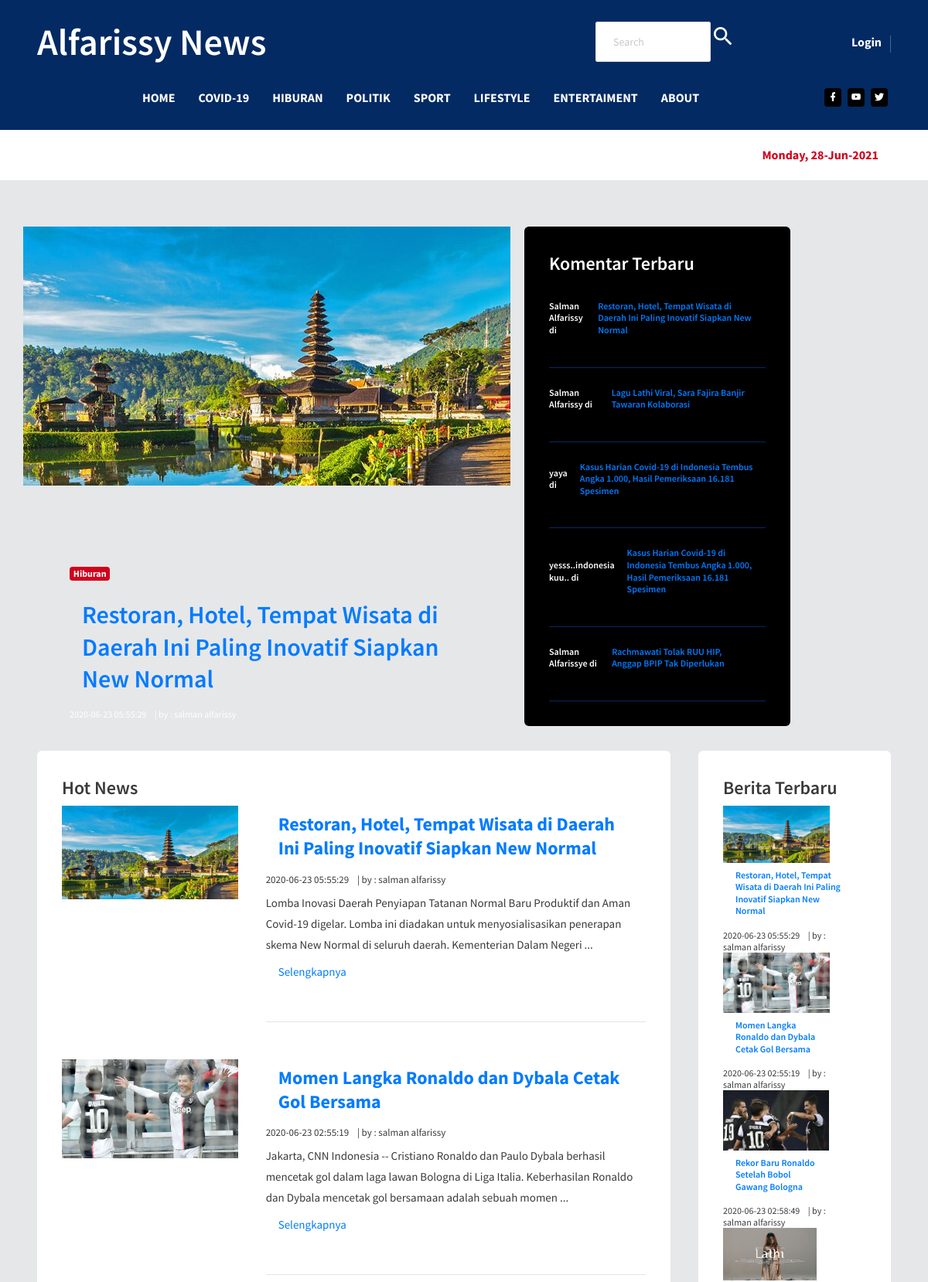
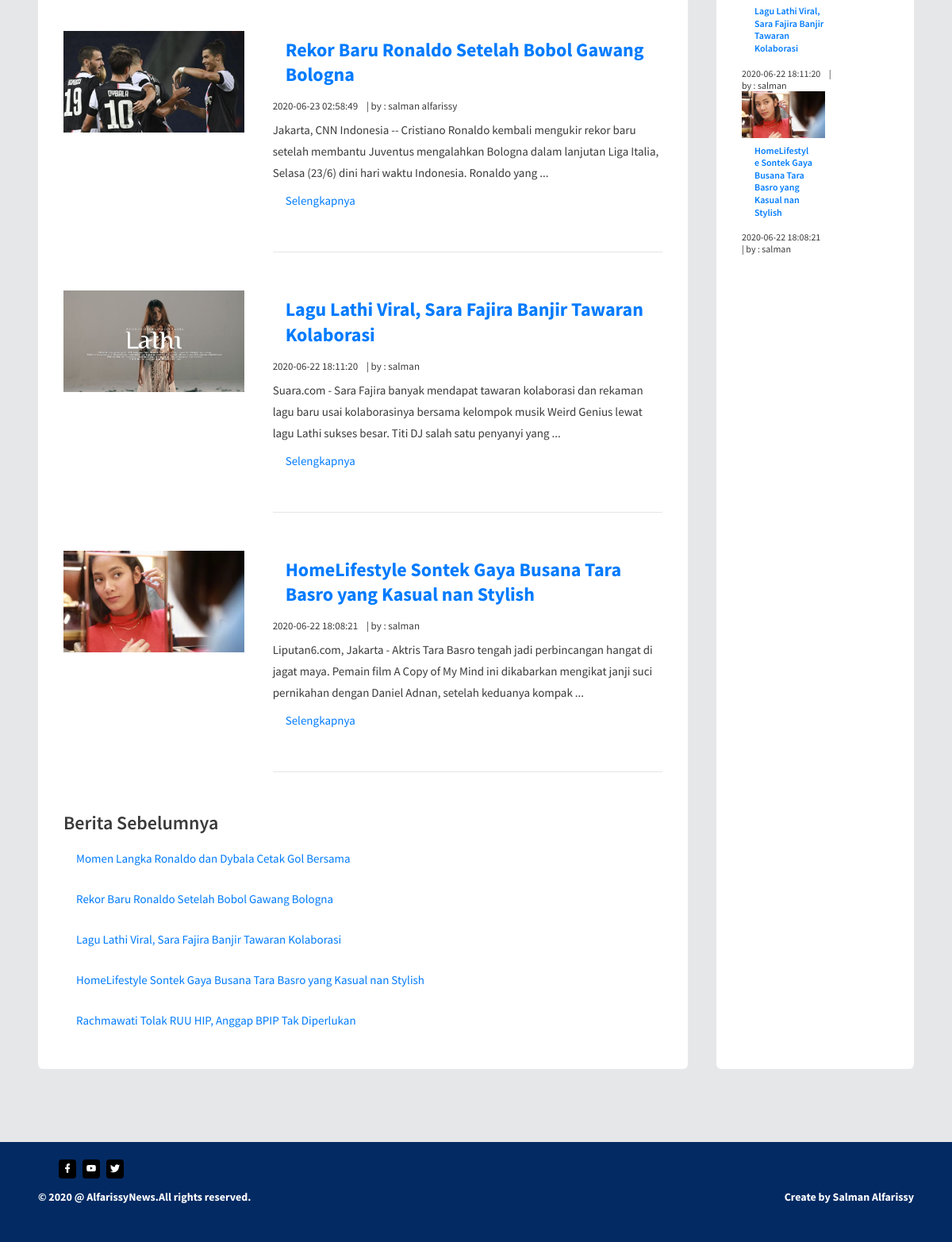
The page / on the database its author committed (2 pictures, top to bottom).
### tables this page shows
CREATE TABLE `kategori` (
  `id` int(11) NOT NULL,
  `nama_kategori` varchar(50) NOT NULL,
  `keterangan` varchar(100) NOT NULL
);

CREATE TABLE `berita` (
  `id_berita` int(11) NOT NULL,
  `id_kategori` int(11) NOT NULL,
  `id_user` int(11) NOT NULL,
  `judul` varchar(100) NOT NULL,
  `isi_berita` text NOT NULL,
  `gambar` varchar(100) NOT NULL,
  `tgl_posting` timestamp NOT NULL DEFAULT current_timestamp() ON UPDATE current_timestamp()
);

CREATE TABLE `user` (
  `id` int(11) NOT NULL,
  `username` varchar(50) NOT NULL,
  `password` varchar(50) NOT NULL,
  `level` varchar(50) NOT NULL
);

CREATE TABLE `komentar` (
  `id_komentar` int(11) NOT NULL,
  `id_berita` int(11) NOT NULL,
  `nama` varchar(100) NOT NULL,
  `email` varchar(100) NOT NULL,
  `isi_komentar` tinytext NOT NULL,
  `data_create` timestamp NOT NULL DEFAULT current_timestamp() ON UPDATE current_timestamp()
);

### berita.php (the view, shortened to what this page needs)
<?php
include "admin/koneksi.php";
if($_GET['module']==''){
    if ($_GET['idkat']=='') {
         echo "<h2>Hot News</h2>";
	$terkini = mysqli_query($koneksi, "SELECT * FROM berita ORDER BY id_berita DESC LIMIT 5");
	while($t=mysqli_fetch_array($terkini)){
		$u = mysqli_query($koneksi, "SELECT * FROM user WHERE id='$t[id_user]'");
		$nu = mysqli_fetch_array($u);
                $m = mysqli_query($koneksi, "SELECT * FROM berita where id_berita ='$t[id_berita]'");
                $nm = mysqli_fetch_array($m);
                $isi_berita = htmlentities(strip_tags($t['isi_berita']));
		$isi = substr($isi_berita,0,210);
		$isi= substr($isi_berita,0,strrpos($isi," "));
		if($t['gambar']!=''){
                    echo "<div class='row'>
                      <div class='col-sm-4 grid-margin'>
                        <div class='position-relative'>
                          <div class='rotate-img'>
                            <img
                              src='admin/foto_berita/$t[gambar]'
                              alt='thumb'
                              class='img-fluid'
                            />
                          </div>
                          <div class='badge-positioned'>
                          </div>
                        </div>
                      </div>
                      <div class='col-sm-8  grid-margin'>
                        <a class='nav-link' href=?module=detailberita&id=$t[id_berita]&uid=$t[id_user]&vw=1&kl=$nm[id_kategori]><h2 class='mb-2 font-weight-600'>
                          $t[judul]
                        </h2></a>
                        <div class='fs-13 mb-2'>
                          <span class='mr-2'>$t[tgl_posting] </span> | by : $nu[username]
                        </div>
                        <p class='mb-0'>
                          $isi ... <a class = 'nav-link' href=?module=detailberita&id=$t[id_berita]&uid=$t[id_user]&vw=1&kl=$nm[id_kategori]>Selengkapnya</a> <br><hr color=white>
                        </p>
                      </div>
                    </div>";
		}
	}
	echo "<h2>Berita Sebelumnya</h2>";
	$sebelum=mysqli_query($koneksi,"SELECT * FROM berita ORDER BY id_berita DESC LIMIT 1,5");
	while ($s=mysqli_fetch_array($sebelum)){
		echo "<p><a class='nav-link' href=?module=detailberita&id=$s[id_berita]&uid=$s[id_user]&vw=1&kl=$nm[id_kategori]>$s[judul]</a></p>";
	}
    }else if($_GET['idkat']!= null){
         echo "<h2>$_GET[n]</h2>";
	$terkini = mysqli_query($koneksi, "SELECT * FROM berita where id_kategori = '$_GET[idkat]'");
	while($t=mysqli_fetch_array($terkini)){
		$u = mysqli_query($koneksi, "SELECT * FROM user WHERE id='$t[id_user]'");
		$nu = mysqli_fetch_array($u);
                $m = mysqli_query($koneksi, "SELECT * FROM berita where id_berita ='$t[id_berita]'");
                $nm = mysqli_fetch_array($m);
		$_SESSION['idberita']=$t['id_berita'];
		$_SESSION['iduser']=$t['id_user'];
                $isi_berita = htmlentities(strip_tags($t['isi_berita']));
		$isi = substr($isi_berita,0,210);
		$isi= substr($isi_berita,0,strrpos($isi," "));
		if($t['gambar']!=''){
                    echo "<div class='row'>
                      <div class='col-sm-4 grid-margin'>
                        <div class='position-relative'>
                          <div class='rotate-img'>
                            <img
                              src='admin/foto_berita/$t[gambar]'
                              alt='thumb'
                              class='img-fluid'
                            />
                          </div>
                          <div class='badge-positioned'>
                          </div>
                        </div>
                      </div>
                      <div class='col-sm-8  grid-margin'>
                        <a class='nav-link' href=?module=detailberita&id=$t[id_berita]&uid=$t[id_user]&vw=1&kl=$nm[id_kategori]><h2 class='mb-2 font-weight-600'>
                          $t[judul]
                        </h2></a>
                        <div class='fs-13 mb-2'>
                          <span class='mr-2'>$t[tgl_posting] </span> | by : $nu[username]
                        </div>
                        <p class='mb-0'>
                          $isi ... <a class = 'nav-link' href=?module=detailberita&id=$t[id_berita]&uid=$t[id_user]&vw=1&kl=$nm[id_kategori]>Selengkapnya</a> <br><hr color=white>
                        </p>
                      </div>
                    </div>";
		}
	}
	echo "<h2>Berita Sebelumnya</h2>";
	$sebelum=mysqli_query($koneksi,"SELECT * FROM berita ORDER BY id_berita DESC LIMIT 1,5");
	while ($s=mysqli_fetch_array($sebelum)){
		echo "<p><a class='nav-link' href=?module=detailberita&id=$s[id_berita]&uid=$s[id_user]&vw=1&kl=$nm[id_kategori]>$s[judul]</a></p>";
	}
    }
}
?>

### index.php (shortened to what this page needs)
<!DOCTYPE html>
<html lang="zxx">
  <head>
    <link
      rel="stylesheet"
      href="./assets/vendors/mdi/css/materialdesignicons.min.css"
    />
    <link rel="stylesheet" href="assets/vendors/aos/dist/aos.css/aos.css" />
    <link rel="stylesheet" href="assets/css/style.css">
  </head>
  <body>
    <div class="container-scroller">
      <div class="main-panel">
        <?php
        include_once 'Header.php';
        ?>
        <div class="content-wrapper">
          <div class="container">
            <div class="row" data-aos="fade-up">
                <?php
                        include_once './main.php';
                ?>
            </div>
            <div class="row" data-aos="fade-up">
              <div class="col-lg-9 stretch-card grid-margin">
                <div class="card">
                  <div class="card-body">
                      <?php
                        include_once './berita.php';
                       ?>
                  </div>
                </div>
              </div>
                <?php
                       include_once './Sidebar1.php';
                ?>
            </div>
          </div>
        </div>
        <footer>
          <div class="footer-bottom">
            <div class="container">
              <div class="row">
                <div class="col-sm-12">
                    <ul class="social-media mb-3">
                    <li>
                      <a href="https://web.facebook.com">
                        <i class="mdi mdi-facebook"></i>
                      </a>
                    </li>
                    <li>
                      <a href="https://www.youtube.com">
                        <i class="mdi mdi-youtube"></i>
                      </a>
                    </li>
                    <li>
                      <a href="https://twitter.com">
                        <i class="mdi mdi-twitter"></i>
                      </a>
                    </li>
                  </ul>
                  <div class="d-sm-flex justify-content-between align-items-center">
                    <div class="fs-14 font-weight-600">
                      © 2020 @ <a class="text-white"> AlfarissyNews</a>.All rights reserved.
                    </div>
                    <div class="fs-14 font-weight-600">
                      Create by <a class="text-white">Salman Alfarissy</a>
                    </div>
                  </div>
                </div>
              </div>
            </div>
          </div>
        </footer>
      </div>
    </div>
  </body>
</html>

### Header.php (shortened to what this page needs)
<!DOCTYPE html>
<html lang="zxx">
  <head>
    <link
      rel="stylesheet"
      href="./assets/vendors/mdi/css/materialdesignicons.min.css"
    />
    <link rel="stylesheet" href="assets/vendors/aos/dist/aos.css/aos.css" />
    <link rel="stylesheet" href="assets/css/style.css">
  </head>
  <body>
    <div class="container-scroller">
      <div class="main-panel">
        <header id="header">
          <div class="container">
            <nav class="navbar navbar-expand-lg navbar-light">
              <div class="navbar-top">
                <div class="d-flex justify-content-between align-items-center">
                    <div class="banner-content">
                        <font size="10px" color=white>Alfarissy News</font>
                    </div>
                  <ul class="navbar-top-right-menu">
                    <li class="nav-item">
                        <input class="form-control form-control-drak w-100" type="text" placeholder="Search" aria-label="Search">
                      <a href="#" class="nav-link w-100"><h1 class="mdi mdi-magnify w-100"></h1></a>
                    </li>
                    <li class="nav-item">
                      <a href="admin/signin.php" class="nav-link">Login</a>
                    </li>
                  </ul>
                </div>
              </div>
              <div class="navbar-bottom">
                <div class="d-flex justify-content-between align-items-center">
                  <div>
                    <div
                      class="navbar-collapse justify-content-center collapse"
                      id="navbarSupportedContent"
                    >
                      <ul
                        class="navbar-nav d-lg-flex justify-content-between align-items-center"
                      >
                        <li class="nav-item active">
                          <a class="nav-link" href="index.php?page=home">Home</a>
                        </li>
<?php
include "admin/koneksi.php";
         $pilih = mysqli_query($koneksi, "SELECT * FROM kategori");
                while($p=mysqli_fetch_array($pilih)){
                    echo "<li class='nav-item'>
                          <a class='nav-link' href='index.php?idkat=$p[id]&n=$p[nama_kategori]'>$p[nama_kategori]</a>
                        </li>";
	}
?>
                        <li class="nav-item">
                      <a href="index.php?page=about" class="nav-link">About</a>
                    </li>
                      </ul>
                    </div>
                  </div>
                  <ul class="social-media">
                    <li>
                      <a href="https://web.facebook.com">
                        <i class="mdi mdi-facebook"></i>
                      </a>
                    </li>
                    <li>
                      <a href="https://www.youtube.com">
                        <i class="mdi mdi-youtube"></i>
                      </a>
                    </li>
                    <li>
                      <a href="https://twitter.com">
                        <i class="mdi mdi-twitter"></i>
                      </a>
                    </li>
                  </ul>
                </div>
              </div>
            </nav>
          </div>
        </header>
        <div class="flash-news-banner">
          <div class="container">
            <div class="d-lg-flex align-items-center justify-content-between">
              <div class="d-flex">
                <span class="mr-3 text-danger">
                    <?php
                    echo date('l, d-M-Y');
                  ?>
                </span>
              </div>
            </div>
          </div>
        </div>
      </div>
    </div>
  </body>
</html>

### main.php (shortened to what this page needs)
<?php
$page=isset($_GET['page']) ? $_GET['page'] : 'home';
if ($page=='home') include 'home.php';
?>

### home.php (shortened to what this page needs)
<!DOCTYPE html>
<?php
include "admin/koneksi.php";
         if($_GET['module']==''){
         $terkini = mysqli_query($koneksi, "SELECT * FROM berita ORDER BY id_berita DESC LIMIT 1");
                while($t=mysqli_fetch_array($terkini)){
		$u = mysqli_query($koneksi, "SELECT * FROM user WHERE id='$t[id_user]'");
		$c = mysqli_query($koneksi, "SELECT * FROM kategori WHERE id='$t[id_kategori]'");
		$nu = mysqli_fetch_array($u);
		$nc = mysqli_fetch_array($c);
                $m = mysqli_query($koneksi, "SELECT * FROM berita where id_berita ='$t[id_berita]'");
                $nm = mysqli_fetch_array($m);
		if($t['gambar']!=''){
                    echo "
                <div class='position-relative'>
                  <img
                    src='admin/foto_berita/$t[gambar]'
                    alt='banner'
                    class='img-fluid '
                  />
                  <div class='banner-content'>
                    <div class='badge badge-danger fs-12 font-weight-bold mb-3'>
                      $nc[nama_kategori]
                    </div>
                   <a class='nav-link' href=?module=detailberita&id=$t[id_berita]&uid=$t[id_user]&vw=1&kl=$nm[id_kategori]><h1 class='mb-2'>
                      $t[judul]
                    </h1></a>
                    <div class='fs-12'>
                      <span class='mr-2'>$t[tgl_posting] </span> | by : $nu[username]
                    </div>
                  </div>
              ";
		}
	}
        include_once './Sidebar.php';
}
?>

### Sidebar.php (shortened to what this page needs)
<?php
include "admin/koneksi.php";
         if($_GET['module']==''){
    echo "</div><div class='col-xl-4 stretch-card grid-margin'>
                <div class='card bg-dark text-white'>
                  <div class='card-body'>
                    <h2>Komentar Terbaru</h2>";
         $terkini = mysqli_query($koneksi, "SELECT * FROM komentar ORDER BY id_komentar DESC LIMIT 5");
                while($t=mysqli_fetch_array($terkini)){
		$c = mysqli_query($koneksi, "SELECT * FROM berita WHERE id_berita='$t[id_berita]'");
		$nc = mysqli_fetch_array($c);
                 $m = mysqli_query($koneksi, "SELECT * FROM berita where id_berita ='$t[id_berita]'");
                $nm = mysqli_fetch_array($m);
                    echo "<div class='d-flex border-bottom-blue pt-3 pb-4 align-items-center justify-content-between'>
                         <a><h6>$t[nama] di </h6></a> <a class='nav-link' href=?module=detailberita&id=$nc[id_berita]&uid=$nc[id_user]&vw=1&kl=$nm[id_kategori]><h6> $nc[judul] </h6></a>
                    </div>
                 ";
	}
        echo " </div>
                </div>
              </div>";
}
?>

### Sidebar1.php (shortened to what this page needs)
<?php
include "admin/koneksi.php";
         if($_GET['module']==''){
             echo "<div class='col-lg-3 stretch-card grid-margin'>
<div class='card'>
                  <div class='card-body'>
                    <h2>Berita Terbaru</h2>
                    <ul class='vertical-menu'>";
         $terkini = mysqli_query($koneksi, "SELECT * FROM berita ORDER BY id_berita DESC LIMIT 5");
                while($t=mysqli_fetch_array($terkini)){
		$u = mysqli_query($koneksi, "SELECT * FROM user WHERE id='$t[id_user]'");
		$nu = mysqli_fetch_array($u);
                $m = mysqli_query($koneksi, "SELECT * FROM berita where id_berita ='$t[id_berita]'");
                $nm = mysqli_fetch_array($m);
		if($t['gambar']!=''){
                    echo "<div class='pr-3'><div class='rotate-img'>
                        <img
                          src='admin/foto_berita/$t[gambar]'
                          alt='thumb'
                          class='img-fluid img-lg'
                        /></div>";
                    echo "<h6><a class = 'nav-link' href=?module=detailberita&id=$t[id_berita]&uid=$t[id_user]&vw=1&kl=$nm[id_kategori]>$t[judul]</a></h6><div class='fs-12'>
                          <span class='mr-2'>$t[tgl_posting] </span> | by : $nu[username]
                        </div>";
		}
	}
        echo "                   </ul>
                  </div>
                </div>
</div>";
}
?>

### rows shown on the page
kategori: nama_kategori "COVID-19"
kategori: nama_kategori "HIBURAN"
kategori: nama_kategori "POLITIK"
kategori: nama_kategori "SPORT"
kategori: nama_kategori "LIFESTYLE"
kategori: nama_kategori "ENTERTAIMENT"
berita: gambar (picture), id_kategori.nama_kategori "Hiburan", judul "Restoran, Hotel, Tempat Wisata di Daerah Ini Paling Inovatif Siapkan New Normal", tgl_posting "2020-06-23 05:55:29", id_user.username "salman alfarissy", isi_berita "Lomba Inovasi Daerah Penyiapan Tatanan Normal Baru Produktif dan Aman Covid-19 digelar. Lomba ini diadakan untuk menyosialisasikan penerapan skema New Normal di seluruh daerah. Kementerian Dalam Negeri"
komentar: nama "Salman Alfarissy", id_berita.judul "Restoran, Hotel, Tempat Wisata di Daerah Ini Paling Inovatif Siapkan New Normal"
komentar: nama "Salman Alfarissy", id_berita.judul "Lagu Lathi Viral, Sara Fajira Banjir Tawaran Kolaborasi"
komentar: nama "yaya", id_berita.judul "Kasus Harian Covid-19 di Indonesia Tembus Angka 1.000, Hasil Pemeriksaan 16.181 Spesimen"
komentar: nama "yesss..indonesia kuu..", id_berita.judul "Kasus Harian Covid-19 di Indonesia Tembus Angka 1.000, Hasil Pemeriksaan 16.181 Spesimen"
komentar: nama "Salman Alfarissye", id_berita.judul "Rachmawati Tolak RUU HIP, Anggap BPIP Tak Diperlukan"
berita: gambar (picture), judul "Momen Langka Ronaldo dan Dybala Cetak Gol Bersama", tgl_posting "2020-06-23 02:55:19", id_user.username "salman alfarissy", isi_berita "Jakarta, CNN Indonesia -- Cristiano Ronaldo dan Paulo Dybala berhasil mencetak gol dalam laga lawan Bologna di Liga Italia. Keberhasilan Ronaldo dan Dybala mencetak gol bersamaan adalah sebuah momen"
berita: gambar (picture), judul "Rekor Baru Ronaldo Setelah Bobol Gawang Bologna", tgl_posting "2020-06-23 02:58:49", id_user.username "salman alfarissy", isi_berita "Jakarta, CNN Indonesia -- Cristiano Ronaldo kembali mengukir rekor baru setelah membantu Juventus mengalahkan Bologna dalam lanjutan Liga Italia, Selasa (23/6) dini hari waktu Indonesia. Ronaldo yang"
berita: gambar (picture), judul "Lagu Lathi Viral, Sara Fajira Banjir Tawaran Kolaborasi", tgl_posting "2020-06-22 18:11:20", id_user.username "salman", isi_berita "Suara.com - Sara Fajira banyak mendapat tawaran kolaborasi dan rekaman lagu baru usai kolaborasinya bersama kelompok musik Weird Genius lewat lagu Lathi sukses besar. Titi DJ salah satu penyanyi yang"
berita: gambar (picture), judul "HomeLifestyle Sontek Gaya Busana Tara Basro yang Kasual nan Stylish", tgl_posting "2020-06-22 18:08:21", id_user.username "salman", isi_berita "Liputan6.com, Jakarta - Aktris Tara Basro tengah jadi perbincangan hangat di jagat maya. Pemain film A Copy of My Mind ini dikabarkan mengikat janji suci pernikahan dengan Daniel Adnan, setelah keduanya kompak"
berita: judul "Rachmawati Tolak RUU HIP, Anggap BPIP Tak Diperlukan"
